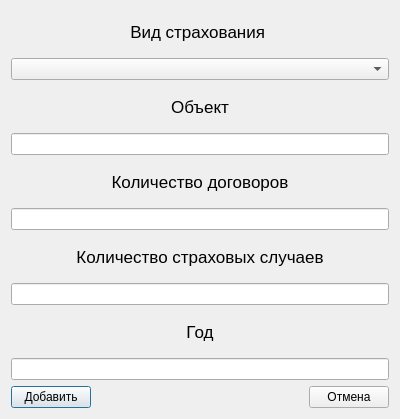
<?xml version="1.0" encoding="UTF-8"?>
<ui version="4.0">
 <class>Dialog</class>
 <widget class="QDialog" name="Dialog">
  <property name="geometry">
   <rect>
    <x>0</x>
    <y>0</y>
    <width>400</width>
    <height>419</height>
   </rect>
  </property>
  <property name="windowTitle">
   <string>Dialog</string>
  </property>
  <layout class="QGridLayout" name="gridLayout">
   <item row="10" column="1">
    <spacer name="horizontalSpacer">
     <property name="orientation">
      <enum>Qt::Orientation::Horizontal</enum>
     </property>
     <property name="sizeHint" stdset="0">
      <size>
       <width>217</width>
       <height>17</height>
      </size>
     </property>
    </spacer>
   </item>
   <item row="10" column="0">
    <widget class="QPushButton" name="btnAdd">
     <property name="text">
      <string>Добавить</string>
     </property>
    </widget>
   </item>
   <item row="10" column="2">
    <widget class="QPushButton" name="btnCancel">
     <property name="text">
      <string>Отмена</string>
     </property>
    </widget>
   </item>
   <item row="9" column="0" colspan="3">
    <widget class="QLineEdit" name="lYear"/>
   </item>
   <item row="7" column="0" colspan="3">
    <widget class="QLineEdit" name="lsCaseCount"/>
   </item>
   <item row="5" column="0" colspan="3">
    <widget class="QLineEdit" name="lsCount"/>
   </item>
   <item row="3" column="0" colspan="3">
    <widget class="QLineEdit" name="lObject"/>
   </item>
   <item row="1" column="0" colspan="3">
    <widget class="QComboBox" name="cmbTypeS"/>
   </item>
   <item row="4" column="0" colspan="3">
    <widget class="QLabel" name="label_3">
     <property name="font">
      <font>
       <pointsize>13</pointsize>
      </font>
     </property>
     <property name="text">
      <string>Количество договоров</string>
     </property>
     <property name="alignment">
      <set>Qt::AlignmentFlag::AlignCenter</set>
     </property>
    </widget>
   </item>
   <item row="6" column="0" colspan="3">
    <widget class="QLabel" name="label_4">
     <property name="font">
      <font>
       <pointsize>13</pointsize>
      </font>
     </property>
     <property name="text">
      <string>Количество страховых случаев</string>
     </property>
     <property name="alignment">
      <set>Qt::AlignmentFlag::AlignCenter</set>
     </property>
    </widget>
   </item>
   <item row="2" column="0" colspan="3">
    <widget class="QLabel" name="label_2">
     <property name="font">
      <font>
       <pointsize>13</pointsize>
      </font>
     </property>
     <property name="text">
      <string>Объект</string>
     </property>
     <property name="alignment">
      <set>Qt::AlignmentFlag::AlignCenter</set>
     </property>
    </widget>
   </item>
   <item row="0" column="0" colspan="3">
    <widget class="QLabel" name="label">
     <property name="font">
      <font>
       <pointsize>13</pointsize>
      </font>
     </property>
     <property name="text">
      <string>Вид страхования </string>
     </property>
     <property name="alignment">
      <set>Qt::AlignmentFlag::AlignCenter</set>
     </property>
    </widget>
   </item>
   <item row="8" column="0" colspan="3">
    <widget class="QLabel" name="label_5">
     <property name="font">
      <font>
       <pointsize>13</pointsize>
      </font>
     </property>
     <property name="text">
      <string>Год</string>
     </property>
     <property name="alignment">
      <set>Qt::AlignmentFlag::AlignCenter</set>
     </property>
    </widget>
   </item>
  </layout>
 </widget>
 <resources/>
 <connections/>
</ui>
